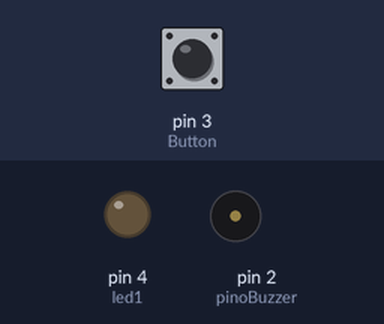
Recording of a sketch running on a simulated Arduino Uno, built with avr-gcc and run on an emulated ATmega328P. Shown: output pins drawn as LEDs (lit = HIGH), buzzer (waves = sounding). Inputs (shaded band) come from the test bench; at power-on: pin 3 (Button) LOW.

Above: at 2.2 s.
2.3 s: pin 3 (Button) pulled HIGH for 0.15 s
At 2.37 s:
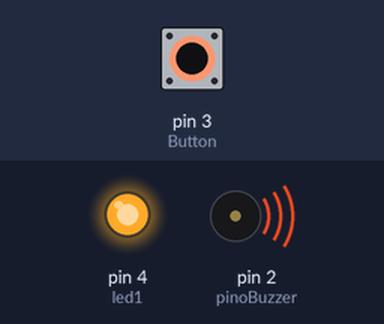
3.9 s: pin 3 (Button) pulled HIGH for 3.2 s
At 8.1 s:
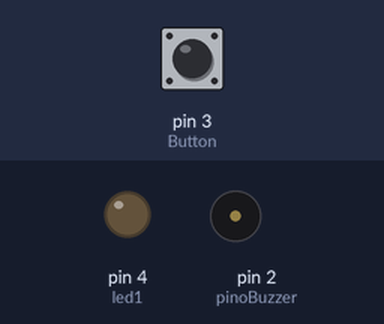
Timing chart, 0 to 9.6 s (numbered marks = the images above; inputs shaded):
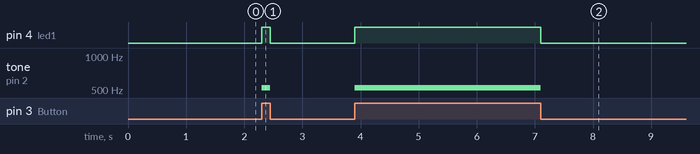

The sketch:

Buzzer_Botao.ino
```cpp
//constante para o pino da buzzer
#define pinoBuzzer 2

//constante para o botao
#define Button 3


//constante do led
#define led1 4

#define led2 5

void setup() {
  Serial.begin(9600);

  //Modo do pino
  pinMode(pinoBuzzer, OUTPUT);
  pinMode(led1, OUTPUT);
  pinMode(Button, INPUT);

  delay(1000);
}
void loop() {

  digitalRead(Button);

  if(digitalRead(Button) == 1){
  tone(pinoBuzzer, 523);
  digitalWrite(led1, HIGH);
  }
  else{
  noTone(pinoBuzzer);
  digitalWrite(led2, HIGH);
  digitalWrite(led1, LOW);
  }
}
```

Measured:
- after the input at 2.3 s, pin 4 (led1): LOW → HIGH at once, → LOW 0.15 s later; tone on pin 2 (pinoBuzzer): silent → 523 Hz at once, → silent 0.15 s later
- after the input at 3.9 s, pin 4 (led1): LOW → HIGH at once, → LOW 3.2 s later; tone on pin 2 (pinoBuzzer): silent → 523 Hz at once, → silent 3.2 s later
